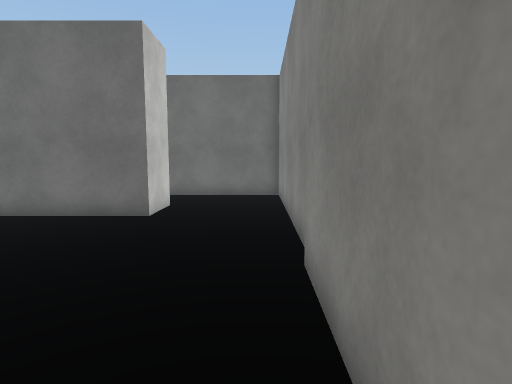
view 1 (above)

22 first-person views from a walk through a Unity game level. The camera is 1.5 m above the floor, tilts 6° down and sees 80° across. The floor is counted in squares, 1 m on a side. Each view is taken from the middle of a square. On the plan, view 1 faces up. The plan holds only what a view shows up to about 15 squares ahead; the rest is blank. The place goes on beyond the plan. The player character is not drawn. Surface patterns are stand-ins for the level's own textures.

view 2
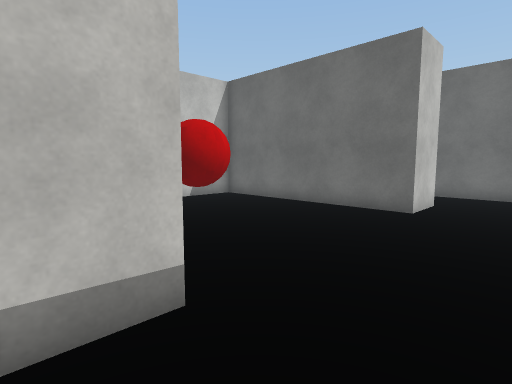

view 3
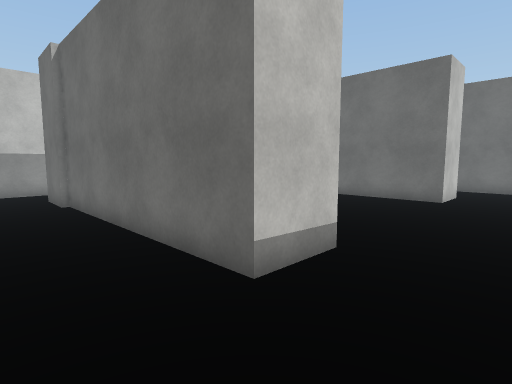

view 4
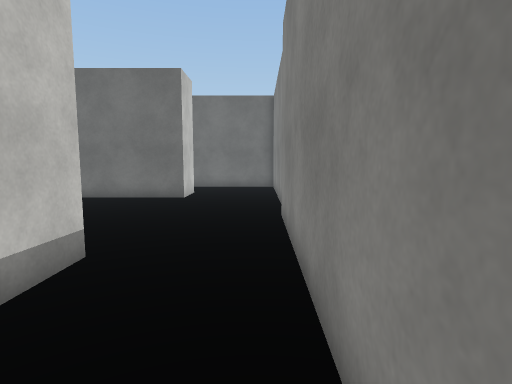

view 5
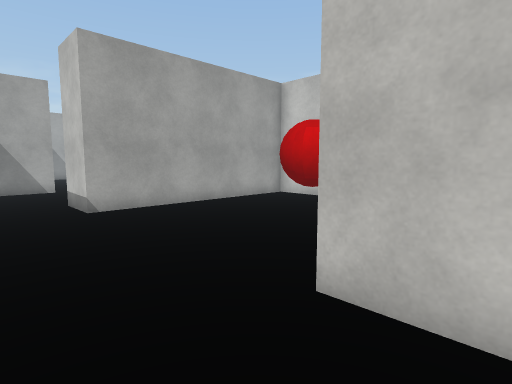

view 6
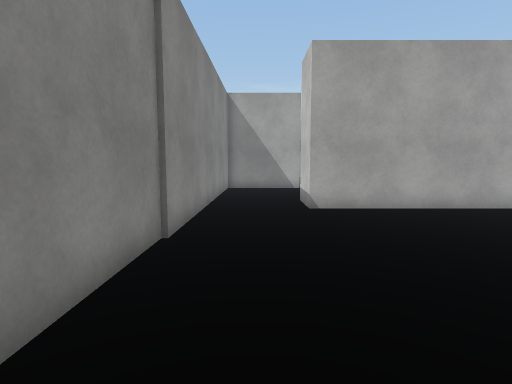

view 7
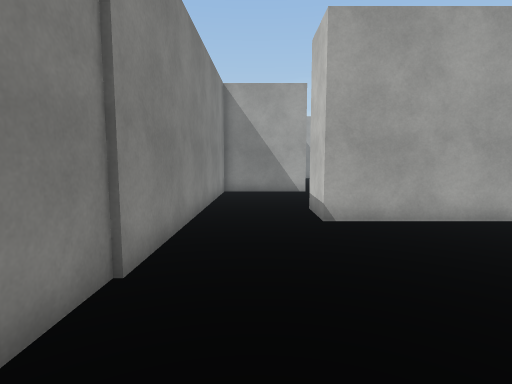

view 8
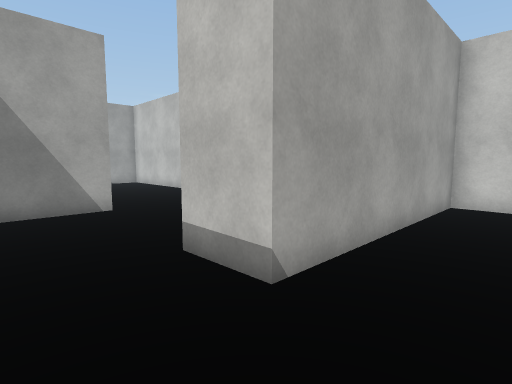

view 9
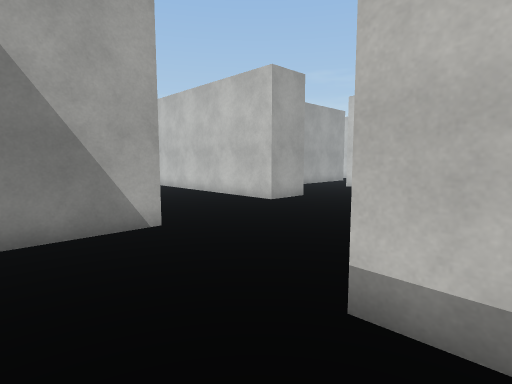

view 10
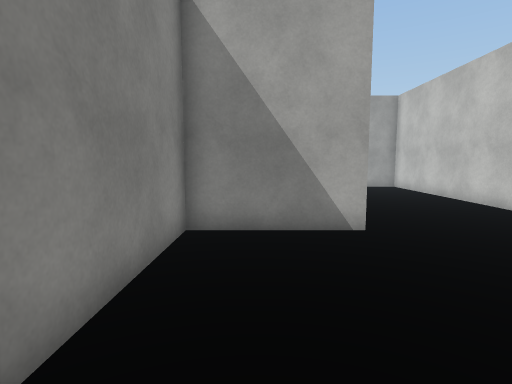

view 11
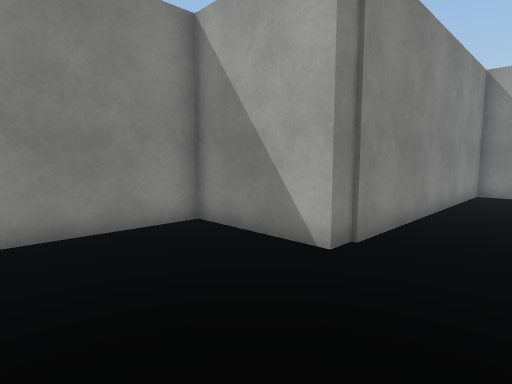

view 12
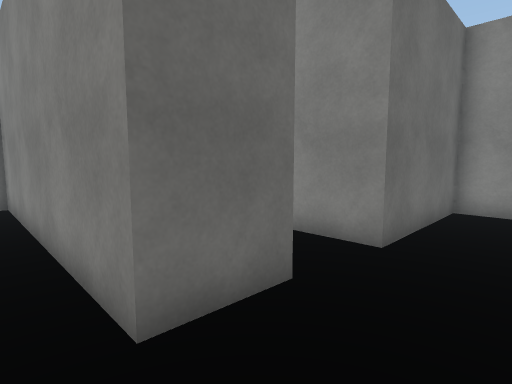

view 13
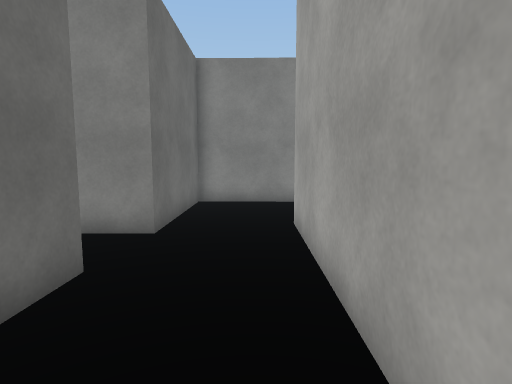

view 14
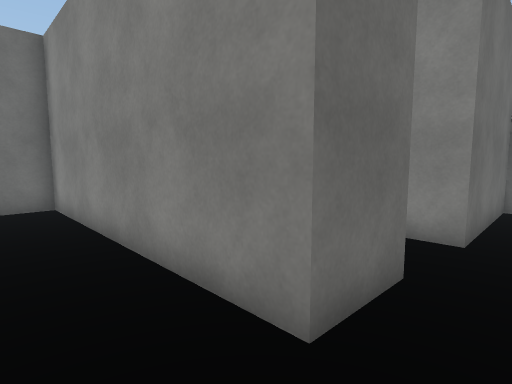

view 15
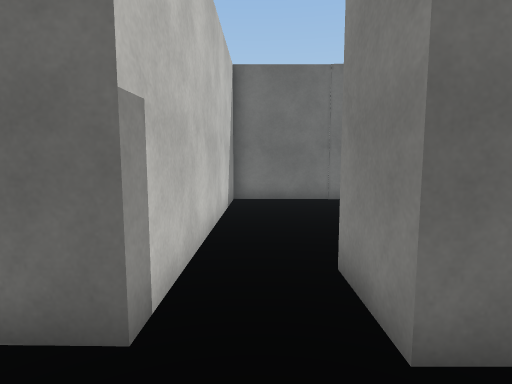

view 16
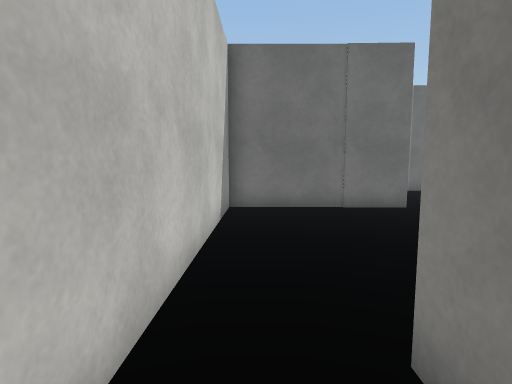

view 17
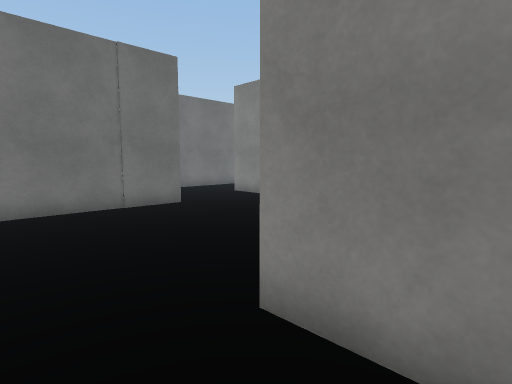

view 18
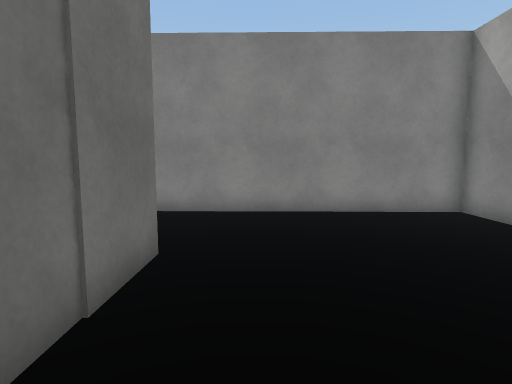

view 19
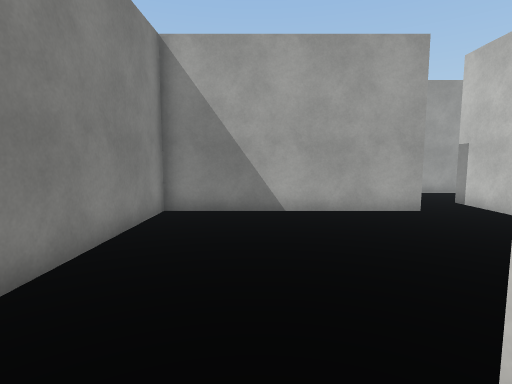

view 20
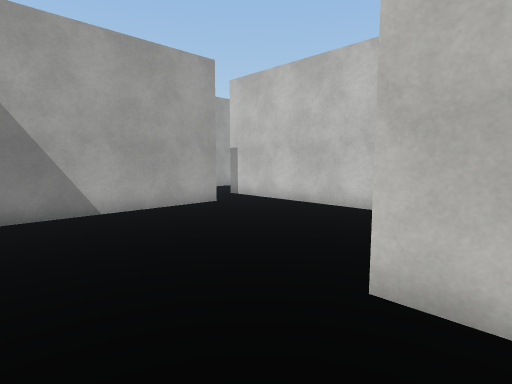

view 21
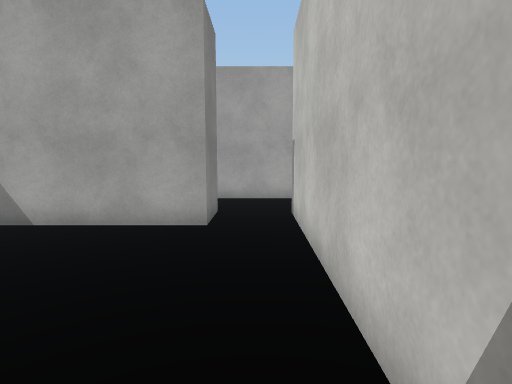

view 22
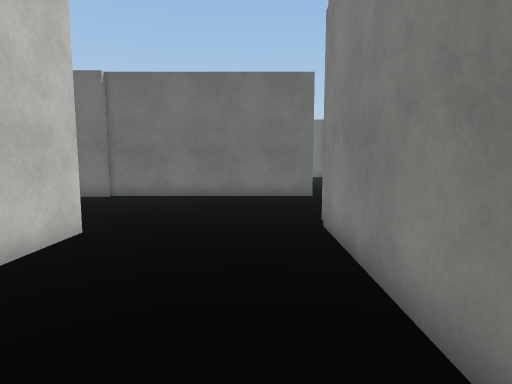

### Floor plan
Points are (right, up) in squares from view 1. A wall is a line through its corners. A room is listed if a view was taken in it or the views show most of it. See-through windows are left out.
Room 1 (views 1, 2, 3, 4, 5, 6, 7, 8, 9, 10, 11, 22)
walls: (-10.5, 0.6) (-2.7, 0.6) (-2.7, -1.4) (-10.5, -1.4); (-10.6, -7.7) (-8.6, -7.8) (-8.7, -15); (-2.9, 10.1) (-2.9, 8.1) (-10.5, 8.1); (0.8, 9.4) (0.8, 13.1) (-2.4, 13.1); (-3.6, -16.5) (-3.4, -6.4) (0.5, -6.4) (0.8, 9.3)
ways out: opening at (-3.5, 11.5) to room 2
objects: red ball (-9, 4) to (-7, 5)
Room 2 (views 12, 13, 14, 15, 16, 17)
walls: (-6, 15.5) (-6, 13.3) (-8, 13.4) (-7.9, 22.7) (-9.1, 22.7); (-9.1, 10.1) (-2.9, 10.1); (-2.4, 13.1) (-3.9, 13.1) (-3.9, 15.1)
ways out: opening at (-3.5, 11.5) to room 1; opening at (-5, 14.5) to room 3
Room 3 (views 18, 19, 20, 21)
walls: (-3.9, 15.1) (3.7, 15.1) (3.9, 24.4); (-0.2, 23.8) (-0.2, 22.7) (-5.9, 22.7) (-6, 15.5)
ways out: opening at (-5, 14.5) to room 2

Where each view was taken, in squares from view 1:
view 1: 0 up, 0 right, facing up
view 2: 1 down, 0 right, facing up-left
view 3: 4 down, 0 right, facing up-left
view 4: 4 down, 0 right, facing up
view 5: 10 up, 0 right, facing down-left
view 6: 10 up, 1 left, facing down
view 7: 8 up, 1 left, facing down
view 8: 3 up, 0 right, facing down-left
view 9: 0 up, 0 right, facing down-left
view 10: 0 up, 1 left, facing down
view 11: 2 down, 6 left, facing down-right
view 12: 11 up, 9 left, facing up-right
view 13: 11 up, 10 left, facing right
view 14: 12 up, 10 left, facing up-right
view 15: 11 up, 5 left, facing up
view 16: 13 up, 5 left, facing up
view 17: 13 up, 6 left, facing up-right
view 18: 21 up, 5 left, facing right
view 19: 24 up, 1 right, facing down
view 20: 24 up, 3 right, facing down-left
view 21: 22 up, 5 left, facing down
view 22: 14 down, 5 left, facing up
